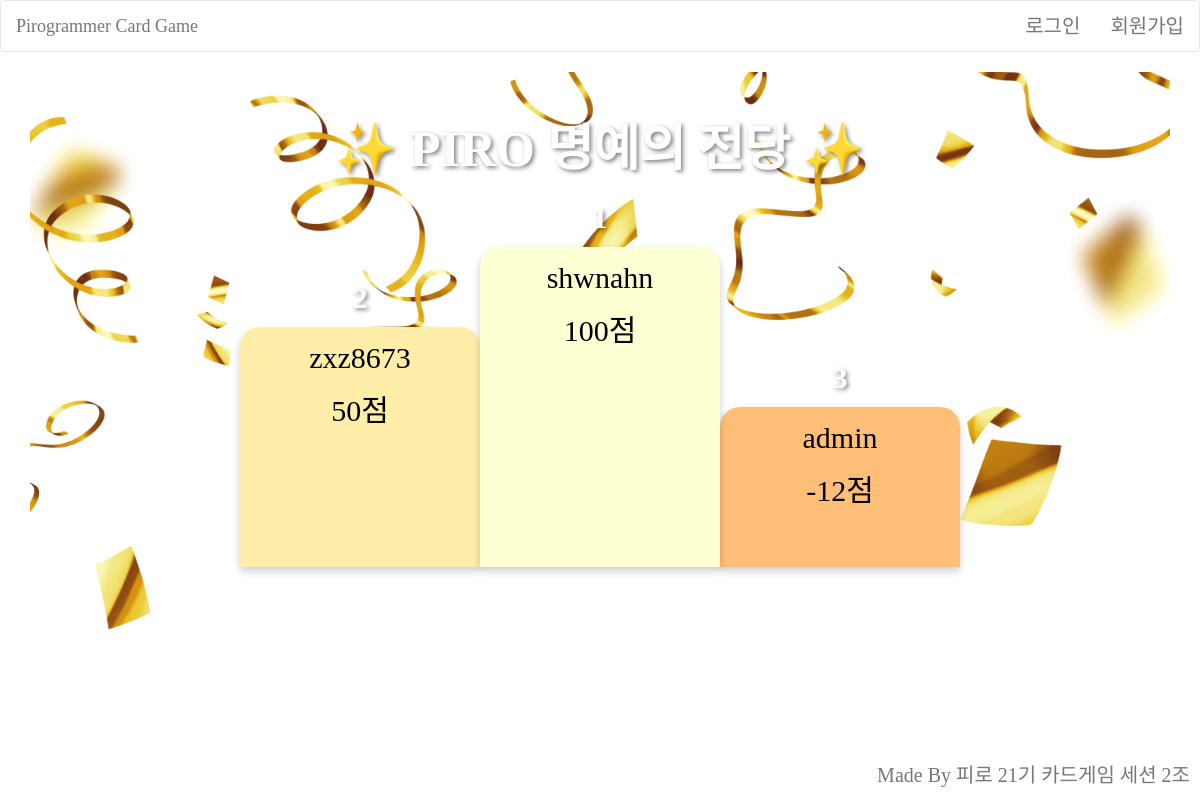
/ranking/, run on an earlier commit of the app's database.
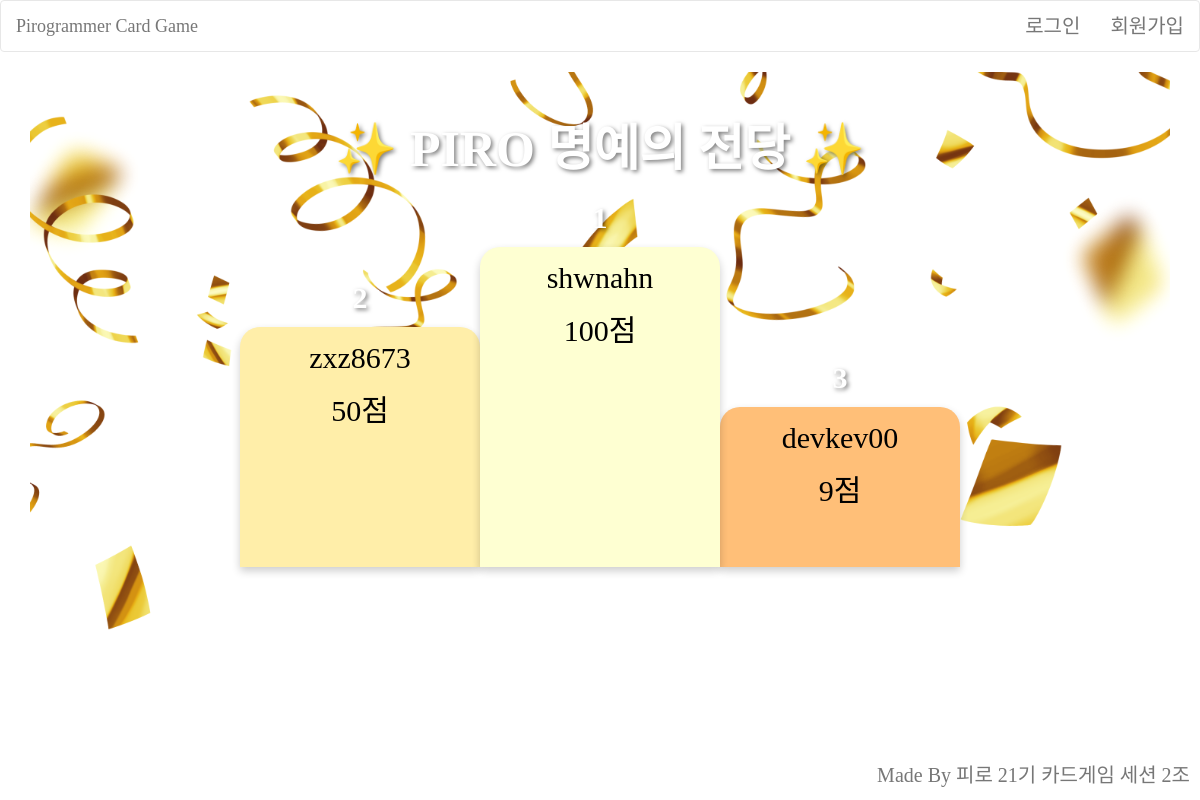
And on a later commit of the database.
### apps/accounts/models.py (models this page shows, shortened)
class CustomUser(AbstractUser):
    score = models.IntegerField(default=0)

### apps/game/views.py (the view)
# urls.py: path('ranking/', ranking, name='ranking'),
def ranking(request):
    top_users = CustomUser.objects.all().order_by('-score')[:3]  # 상위 3명만 가져옴
    ctx = {
        'top_users': top_users,
    }
    return render(request, 'ranking.html', ctx)

### templates/ranking.html (shortened to what this page needs)
{% extends 'base.html' %}
{% block content %}
<div class="ranking-container">
    <h1 class="title">✨ PIRO 명예의 전당 ✨</h1>
    <div class="podium">
        {% if top_users|length > 1 %}
            <div class="podium-item second">
                <div class="podium-rank">2</div>
                <div class="podium-username">{{ top_users.1.username }}</div>
                <div class="podium-score">{{ top_users.1.score }}점</div>
            </div>
        {% endif %}
        {% if top_users|length > 0 %}
            <div class="podium-item first">
                <div class="podium-rank">1</div>
                <div class="podium-username">{{ top_users.0.username }}</div>
                <div class="podium-score">{{ top_users.0.score }}점</div>
            </div>
        {% endif %}
        {% if top_users|length > 2 %}
            <div class="podium-item third">
                <div class="podium-rank">3</div>
                <div class="podium-username">{{ top_users.2.username }}</div>
                <div class="podium-score">{{ top_users.2.score }}점</div>
            </div>
        {% endif %}
    </div>
    <a href="{% url 'game:game_history' %}" class="btn">전적 목록</a>
</div>
{% endblock %}

What changed in the data, as far as the page shows it:
no longer on this page (row edited): CustomUser: username "admin", score "-12"
added CustomUser: username "devkev00", score "9"
